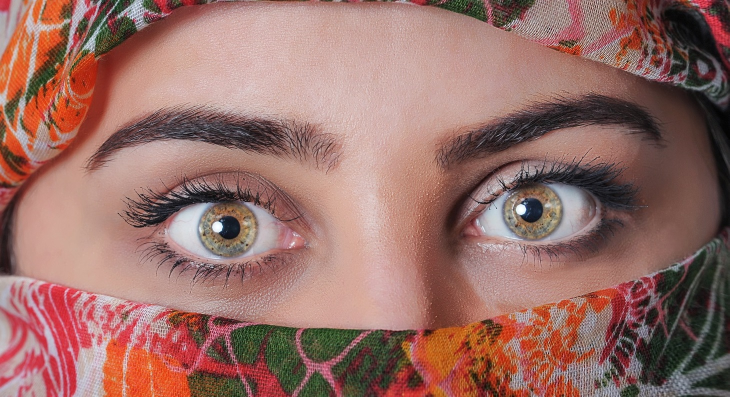
%> input picture A7/eye1.jpg, 1459 x 793 px (shown at 1/2 size)
$ octave circle1.m   (GNU Octave 9; MATLAB toolbox functions it lacks are replaced by stand-ins)
%> lines starting %> are read from the running program, lines starting %| are printed output that depends on the picture
### A7/DetectCircle.m
function [ hough_space, hough_circle, para ] = DetectCircle( detect_area, step_r, step_angle, r_min, r_max, p )
%----------------output-----------------
% hough_space: 参数空间
% hough_circle: 检测到的圆
% para: 各圆的参数（圆心坐标和半径）

% -----------------input-----------------
% detect_area: 限制了坐标范围的二值图像
% step_r: 半径步长
% step_angle: 角度步长（弧度制）
% r_min：半径最小值
% r_max: 半径最大值
% p: 以p*hough_space的最大值为投票阈值

[m, n] = size(detect_area);
length_r = round((r_max-r_min)/step_r)+1;
length_angle = round(2*pi/step_angle);

hough_space = zeros(m,n,length_r);

[rows, cols] = find(detect_area);
cnt = size(rows);

for i=1:cnt
    for j=1:length_r
        for k=1:length_angle
            a = round(rows(i) - (r_min+(j-1)*step_r)*cos(k*step_angle));
            b = round(cols(i) - (r_min+(j-1)*step_r)*sin(k*step_angle));
            if (a>=1 && a<=m && b>=1 && b<=n)
                hough_space(a, b, j) = hough_space(a, b, j)+1;
            end
        end
    end
end

max_value = max(max(max(hough_space)));
idx  = find(hough_space>=max_value*p);
num = size(idx);
hough_circle = false(m,n);


for i=1:cnt
    for j=1:num
        para_r = floor(idx(j)/(m*n))+1;
        para_a = floor((idx(j)-(para_r-1)*(m*n))/m)+1;
        para_b = idx(j)-(para_r-1)*(m*n) - (para_a-1)*m;
        if((rows(i)-para_b)^2+(cols(i)-para_a)^2<(r_min+(para_r-1)*step_r)^2+5&&...
                (rows(i)-para_b)^2+(cols(i)-para_a)^2>(r_min+(para_r-1)*step_r)^2-5)
            hough_circle(rows(i),cols(i))=true;
        end
    end
end

for i=1:num
    para_r = floor(idx(i)/(m*n))+1;
    para_a = floor((idx(i)-(para_r-1)*(m*n))/m)+1;
    para_b = idx(i)-(para_r-1)*(m*n) - (para_a-1)*m;
    para_r = r_min+(para_r-1)*step_r;
    para(:,i) = [para_b,para_a,para_r];
end
end

### A7/circle1.m
% read the image
% find the edges
% get hsv
color_pic = imread('eye1.jpg');
%> color_pic is the input picture: size 793x1459x3 uint8; mean R, G, B 152.5, 110.8, 103.5
color_pic = im2double(color_pic);
%> color_pic: size 793x1459x3 double
hsv_pic = rgb2hsv(color_pic);
%> hsv_pic: size 793x1459x3 double; mean H, S, V 0.245, 0.34, 0.602
hsv_pic(:,:,1) = mod(255*(hsv_pic(:,:,1)-0.3),256)/255;
%> hsv_pic: size 793x1459x3 double; mean H, S, V 0.7, 0.34, 0.602
trans_pic1 = hsv2rgb(hsv_pic);
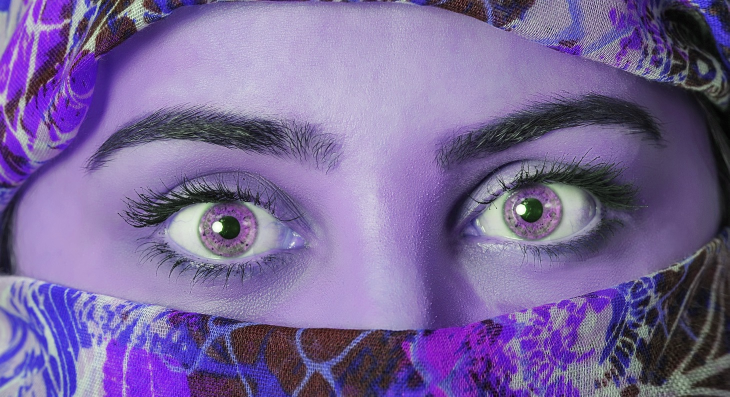
%> trans_pic1: size 793x1459x3 double (shown at 1/2 size); mean R, G, B 0.473, 0.402, 0.598

gray_pic = rgb2gray(color_pic);
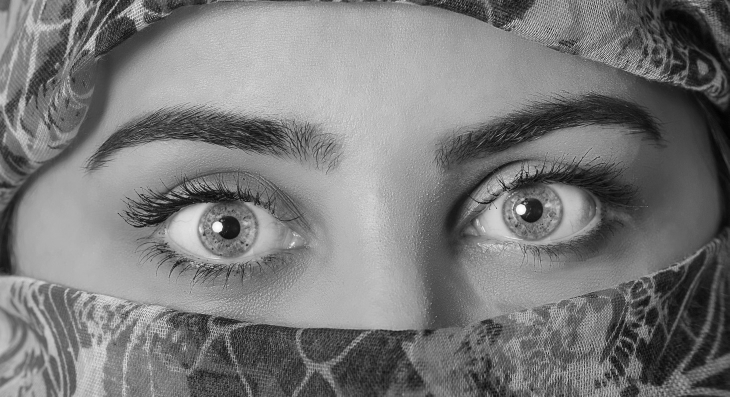
%> gray_pic: size 793x1459 double (shown at 1/2 size); min 0.00279, max 0.997, mean 0.48
gray_pic = im2double(gray_pic);
BW = edge(gray_pic,'canny');
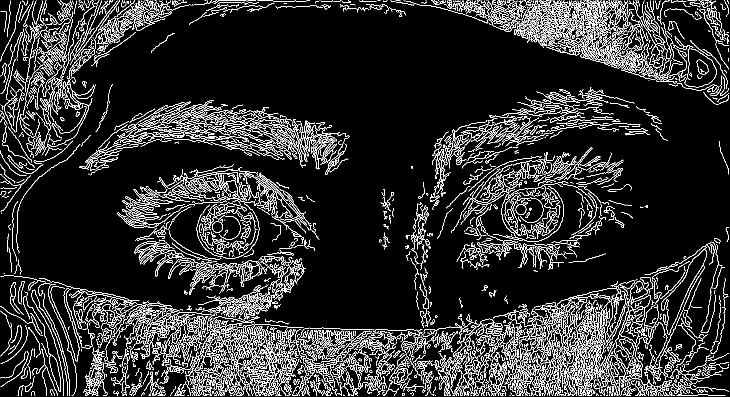
%> BW: size 793x1459 logical (shown at 1/2 size); 11.3% white in thin lines or dots
[m, n] = size(BW);
%> m = 793; n = 1459

% display original image
figurenum = 1;
figure(figurenum),imshow(color_pic);

% find specific areas that may have circle edges
% rect_left_eyeball = getrect();
rect_left_eyeball = [981  348  167  141];
left_eyeball_detect_area = BW(348: 348+141,981:981+167);
%> left_eyeball_detect_area: size 142x168 logical; 15.6% white in thin lines or dots
[mlb, nlb] = size(left_eyeball_detect_area);
%> mlb = 142; nlb = 168
% rect_left_eyelid_up = getrect();
rect_left_eyelid_up = [902   355   357   340];
left_eyelid_detect_area_up = BW(355: 355+340,902:902+357);
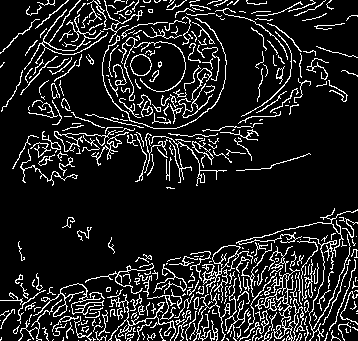
%> left_eyelid_detect_area_up: size 341x358 logical; 12.8% white in thin lines or dots
[mllu,nllu] = size(left_eyelid_detect_area_up);
%> mllu = 341; nllu = 358
% rect_left_eyelid_low = getrect();
rect_left_eyelid_low = [900  210  333  292];
left_eyelid_detect_area_low = BW(210: 210+292,900:900+333);
%> left_eyelid_detect_area_low: size 293x334 logical; 13.6% white in thin lines or dots
[mlll,nlll] = size(left_eyelid_detect_area_low);
%> mlll = 293; nlll = 334

% rect_right_eyeball = getrect();
rect_right_eyeball = [380   393   153   134];
right_eyeball_detect_area = BW(393: 393+134,380:380+153);
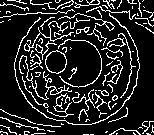
%> right_eyeball_detect_area: size 135x154 logical; 15.1% white in thin lines or dots
[mrb, nrb] = size(right_eyeball_detect_area);
%> mrb = 135; nrb = 154
% rect_right_eyelid_up = getrect();
rect_right_eyelid_up = [298   384   349   324];
right_eyelid_detect_area_up = BW(349: 349+324,298:298+384);
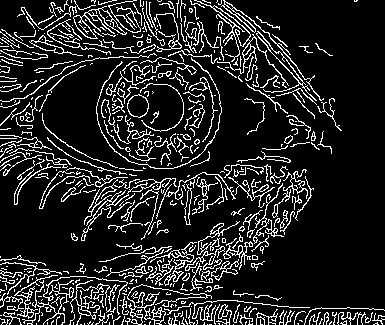
%> right_eyelid_detect_area_up: size 325x385 logical; 14.1% white in thin lines or dots
[mrlu,nrlu] = size(right_eyelid_detect_area_up );
%> mrlu = 325; nrlu = 385
% rect_right_eyelid_low = getrect();
rect_right_eyelid_low = [291  215  328  321];
right_eyelid_detect_area_low = BW(215: 215+321,291:291+328);
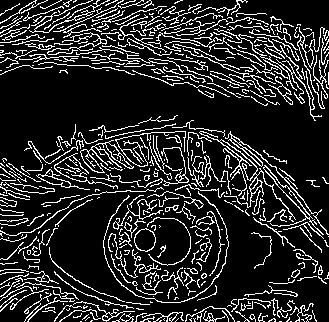
%> right_eyelid_detect_area_low: size 322x329 logical; 16% white in thin lines or dots
[mrll,nrll] = size(right_eyelid_detect_area_low);
%> mrll = 322; nrll = 329

% constant parameters for detecting circles
step_r = 1;
step_angle = 0.02;

% parameters for eyeball
% out means the outside bigger circle
% in means the inside smaller circle
r_min_eyeball_out = 60;
r_max_eyeball_out = 61;
r_min_eyeball_in = 20;
r_max_eyeball_in = 25;
pball = 0.75;

% parameters for left eyelid
% up means the upper eyelid
% low means the lower eyelid
r_min_left_eyelid_up = 155;
r_max_left_eyelid_up = 158;
r_min_left_eyelid_low = 152;
r_max_left_eyelid_low = 155;
plid = 0.85;

% parameters for right eyelid
% up means the upper eyelid
% low means the lower eyelid
r_min_right_eyelid_up = 151;
r_max_right_eyelid_up = 152;
r_min_right_eyelid_low = 152;
r_max_right_eyelid_low = 155;


[ hough_space_left_eyeball_out, hough_circle_left_eyeball_out, para_left_eyeball_out ] = DetectCircle( left_eyeball_detect_area, step_r, step_angle, r_min_eyeball_out, r_max_eyeball_out, pball );
%> in DetectCircle, `[rows, cols] = find(detect_area);`: rows = 3724 values from 1 to 142; cols = 3724 values from 1 to 168
%> in DetectCircle, `cnt = size(rows);`: cnt = [3724 1]
%> (the run ends here)
